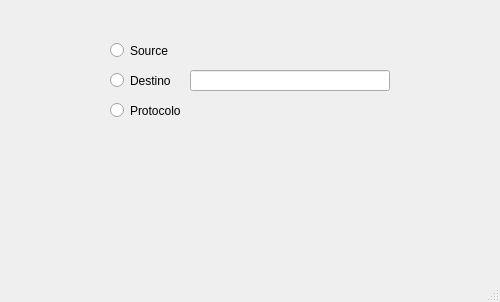
<?xml version="1.0" encoding="UTF-8"?>
<ui version="4.0">
 <class>find</class>
 <widget class="QMainWindow" name="find">
  <property name="geometry">
   <rect>
    <x>0</x>
    <y>0</y>
    <width>500</width>
    <height>302</height>
   </rect>
  </property>
  <property name="windowTitle">
   <string>MainWindow</string>
  </property>
  <widget class="QWidget" name="centralwidget">
   <widget class="QLineEdit" name="lineEdit_6">
    <property name="geometry">
     <rect>
      <x>190</x>
      <y>70</y>
      <width>200</width>
      <height>21</height>
     </rect>
    </property>
   </widget>
   <widget class="QPushButton" name="pushButton_8">
    <property name="geometry">
     <rect>
      <x>10</x>
      <y>140</y>
      <width>481</width>
      <height>111</height>
     </rect>
    </property>
    <property name="styleSheet">
     <string notr="true">QPushButton
{
image: url(:/images/find.png); 
background-color: transparent;
border-style: outset;
border-width: 2px;
border-radius: 10px;
border-color: transparent;
font: bold 22px;
min-width:4m;
padding: 6px;
}</string>
    </property>
    <property name="text">
     <string/>
    </property>
   </widget>
   <widget class="QRadioButton" name="radioButton">
    <property name="geometry">
     <rect>
      <x>110</x>
      <y>40</y>
      <width>82</width>
      <height>21</height>
     </rect>
    </property>
    <property name="text">
     <string>Source</string>
    </property>
   </widget>
   <widget class="QRadioButton" name="radioButton_2">
    <property name="geometry">
     <rect>
      <x>110</x>
      <y>100</y>
      <width>82</width>
      <height>21</height>
     </rect>
    </property>
    <property name="text">
     <string>Protocolo</string>
    </property>
   </widget>
   <widget class="QRadioButton" name="radioButton_3">
    <property name="geometry">
     <rect>
      <x>110</x>
      <y>70</y>
      <width>82</width>
      <height>21</height>
     </rect>
    </property>
    <property name="text">
     <string>Destino</string>
    </property>
   </widget>
  </widget>
  <widget class="QMenuBar" name="menubar">
   <property name="geometry">
    <rect>
     <x>0</x>
     <y>0</y>
     <width>500</width>
     <height>21</height>
    </rect>
   </property>
  </widget>
  <widget class="QStatusBar" name="statusbar"/>
 </widget>
 <resources/>
 <connections/>
</ui>
